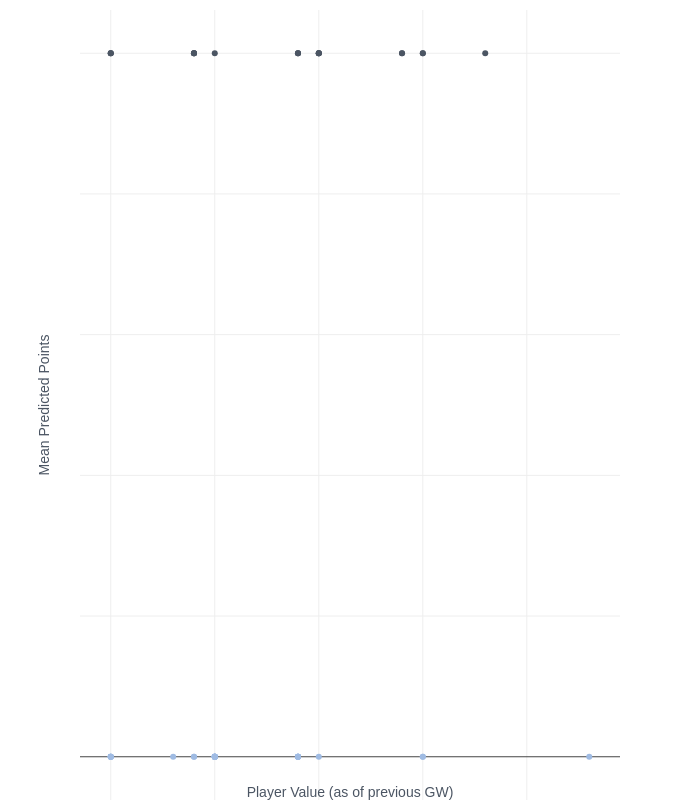

The notebook cell saved with this chart:
### Code cell
fig = go.Figure()

# Plot the unpicked players
fig.add_trace(
    go.Scatter(
        x=df_not_picked[df_not_picked["mean_points_pred"] == 0].value,
        y=df_not_picked[df_not_picked["mean_points_pred"] == 0][
            "mean_points_pred"
        ],
        marker=dict(
            color="#9fbbe3",
        ),
        mode="markers",
        customdata=df_not_picked[["name", "team_name", "mean_points_pred"]],
        hovertemplate="<b>%{customdata[0]}</b>"
        + "<br><br><b>Team:</b> %{customdata[1]}"
        + "<br><b>Mean Predicted Points:</b> %{customdata[2]}"
        + "<extra></extra>",
    )
)

# Plot the picked players
fig.add_trace(
    go.Scatter(
        x=df_picked.value,
        y=df_picked["mean_points_pred"],
        marker=dict(
            color="#4B5563",
        ),
        mode="markers",
        customdata=df_picked[["name", "team_name", "mean_points_pred"]],
        hovertemplate="<b>%{customdata[0]}</b>"
        + "<br><br><b>Team:</b> %{customdata[1]}"
        + "<br><b>Mean Predicted Points:</b> %{customdata[2]}"
        + "<extra></extra>",
    )
)

fig.update_layout(
    autosize=False,
    width=700,
    height=800,
    showlegend=False,
    paper_bgcolor="rgba(0,0,0,0)",
    plot_bgcolor="rgba(0,0,0,0)",
    xaxis_title="Player Value (as of previous GW)",
    yaxis_title="Mean Predicted Points",
    yaxis_visible=True,
    yaxis_showticklabels=False,
    xaxis_visible=True,
    xaxis_showticklabels=False,
    font=dict(family="sans-serif", color="#4B5563"),
    margin={"t": 10, "b": 0},
)
return fig

### Figure 1 — Plotly figure (JSON) as saved in the notebook; plotly's stock layout.template omitted (floating-point values rounded to 4 significant figures)
{"data": [{"customdata": [["Lankshear", "Tottenham", 0], ["Sosa", "Nottingham", 0], ["Kozłowski", "Brighton", 0], ["Sarmiento", "Brighton", 0], ["Undav", "Brighton", 0], ["Andrey", "Chelsea", 0], ["Lukaku", "Chelsea", 0], ["M.Sarr", "Chelsea", 0], ["Ebiowei", "Crystal Palace", 0], ["Van den Berg", "Brentford", 0], ["Fraser", "Southampton", 0], ["Hayden", "Newcastle", 0], ["Kuol", "Newcastle", 0], ["Dennis", "Nottingham", 0], ["Ui-jo", "Nottingham", 0], ["Ângelo", "Chelsea", 0], ["Kellyman", "Chelsea", 0], ["Anthony", "Bournemouth", 0], ["Stansfield", "Fulham", 0], ["Bergström", "Chelsea", 0], ["Harris", "Fulham", 0], ["Hill", "Bournemouth", 0], ["Metcalfe", "Everton", 0], ["Holding", "Crystal Palace", 0], ["Hamed Traorè", "Bournemouth", 0], ["Endo", "Liverpool", 0], ["Dúbravka", "Newcastle", 0], ["Ruddy", "Newcastle", 0], ["L.Guilherme", "West Ham", 0], ["Kalajdžić", "Wolves", 0], ["Pivas", "Newcastle", 0], ["Wiley", "Chelsea", 0], ["Irving", "West Ham", 0], ["Jørgensen", "Chelsea", 0]], "hovertemplate": "<b>%{customdata[0]}</b><br><br><b>Team:</b> %{customdata[1]}<br><b>Mean Predicted Points:</b> %{customdata[2]}<extra></extra>", "marker": {"color": "#9fbbe3"}, "mode": "markers", "type": "scatter", "x": [45, 55, 45, 49, 55, 45, 63, 45, 45, 40, 49, 45, 45, 49, 45, 45, 45, 45, 50, 40, 45, 40, 45, 44, 45, 49, 43, 40, 49, 49, 40, 40, 49, 44], "y": [0, 0, 0, 0, 0, 0, 0, 0, 0, 0, 0, 0, 0, 0, 0, 0, 0, 0, 0, 0, 0, 0, 0, 0, 0, 0, 0, 0, 0, 0, 0, 0, 0, 0]}, {"customdata": [["Mee", "Brentford", 1], ["Chalobah", "Crystal Palace", 1], ["D.D.Fofana", "Chelsea", 1], ["Hall", "Newcastle", 1], ["Reed", "Fulham", 1], ["Amad", "Manchester Utd", 1], ["Antony", "Manchester Utd", 1], ["Kamara", "Aston Villa", 1], ["Bentancur", "Tottenham", 1], ["Davies", "Tottenham", 1], ["Ings", "West Ham", 1], ["Johnson", "Ipswich", 1], ["Matheus N.", "Manchester City", 1], ["J.Timber", "Arsenal", 1], ["Sousa", "Aston Villa", 1], ["Ji-soo", "Brentford", 1], ["Renato Veiga", "Chelsea", 1], ["Kamada", "Crystal Palace", 1], ["McAteer", "Leicester", 1], ["Armstrong", "Southampton", 1]], "hovertemplate": "<b>%{customdata[0]}</b><br><br><b>Team:</b> %{customdata[1]}<br><b>Mean Predicted Points:</b> %{customdata[2]}<extra></extra>", "marker": {"color": "#4B5563"}, "mode": "markers", "type": "scatter", "x": [44, 44, 54, 44, 49, 50, 58, 50, 50, 44, 50, 40, 49, 55, 40, 40, 45, 54, 49, 55], "y": [1, 1, 1, 1, 1, 1, 1, 1, 1, 1, 1, 1, 1, 1, 1, 1, 1, 1, 1, 1]}], "layout": {"autosize": false, "font": {"color": "#4B5563", "family": "sans-serif"}, "height": 800, "margin": {"b": 0, "t": 10}, "paper_bgcolor": "rgba(0,0,0,0)", "plot_bgcolor": "rgba(0,0,0,0)", "showlegend": false, "width": 700, "xaxis": {"showticklabels": false, "title": {"text": "Player Value (as of previous GW)"}, "visible": true}, "yaxis": {"showticklabels": false, "title": {"text": "Mean Predicted Points"}, "visible": true}}}
